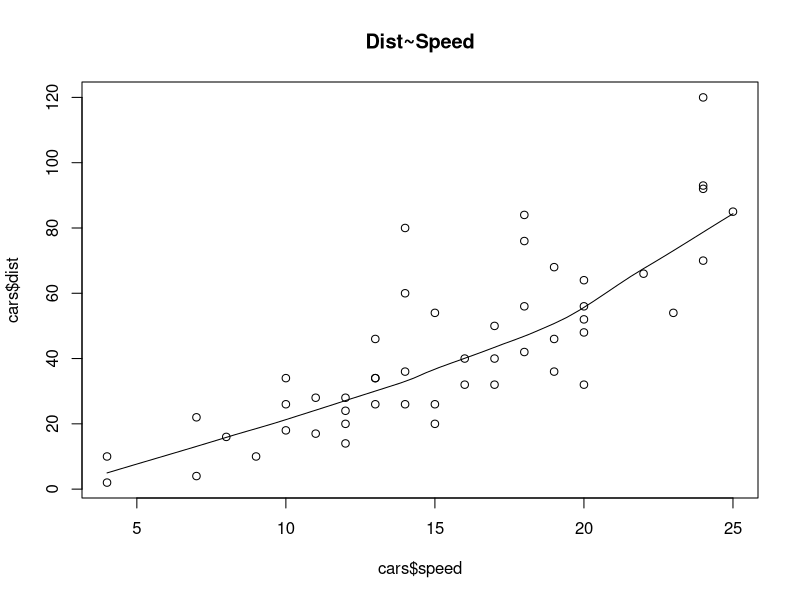
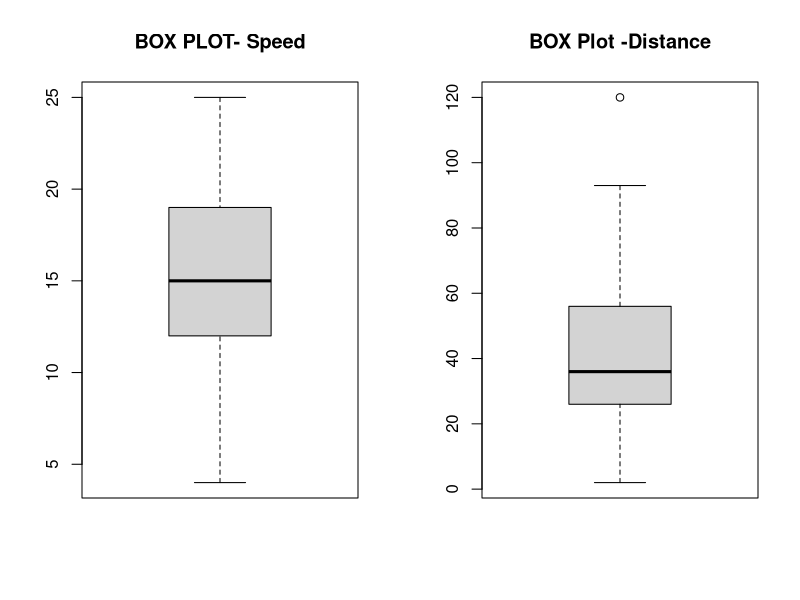
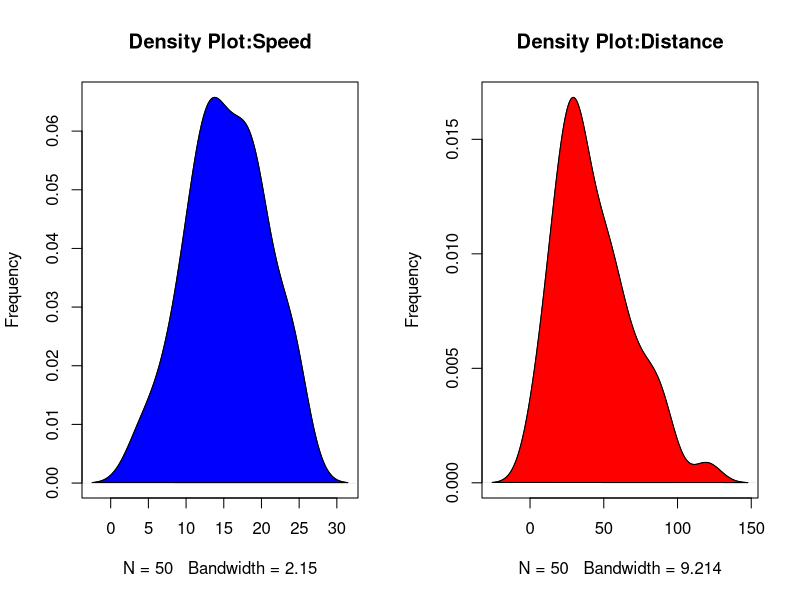

Source code (R) for these figures, in order:
var<-lm(weight ~ height,data=women)
var
summary(var)
View(women)
#y=b0+b1*x
#weight~ -87.52+3.43*height

cars<-cars
View(cars)
summary(cars)

windows(20,12)
scatter.smooth(x=cars$speed,
               y=cars$dist,main="Dist~Speed")
windows(20,12)
par(mfrow=c(1,2))
#its for checking varience
boxplot(cars$speed,main="BOX PLOT- Speed")
boxplot(cars$dist,main="BOX Plot -Distance")
#here varience is not study..so no linear regression


windows(20,16)
par(mfrow=c(1,2))
plot(density(cars$speed),
     main="Density Plot:Speed",
     ylab="Frequency")
polygon(density(cars$speed),col="blue")

plot(density(cars$dist),
     main="Density Plot:Distance",
     ylab="Frequency")
polygon(density(cars$dist),col="red")

#Correlation
cor(cars$speed,cars$dist)
#correlation matrix
cor(cars)



#linear Regression
attach(cars)
linearmodel<-lm(dist ~ speed)
linearmodel


##Distance~ Independent~-17.58+3.932* Speed
##Model Summary
summary(linearmodel)

##compare the fit.AIC value smaller~
AIC(linearmodel)
##BIC value smaller~
BIC(linearmodel)
